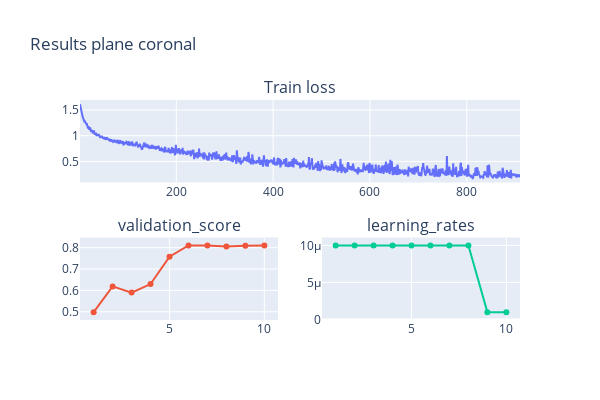

Notebook code cell kept with this figure:
### Code cell
net_utility_coronal.display_results()

### Figure 1 — Plotly figure (JSON) as saved in the notebook; plotly's stock layout.template omitted (floating-point values rounded to 4 significant figures; data arrays with more than 128 entries replaced by an {"elided": "..."} marker saying what was removed)
{"data": [{"name": "Train", "type": "scatter", "x": {"elided": "910 int values"}, "xaxis": "x", "y": {"elided": "910 float values"}, "yaxis": "y"}, {"name": "Validation", "type": "scatter", "x": [1, 2, 3, 4, 5, 6, 7, 8, 9, 10], "xaxis": "x2", "y": [0.4983, 0.6187, 0.5898, 0.6296, 0.7578, 0.8107, 0.8106, 0.8051, 0.8094, 0.8096], "yaxis": "y2"}, {"name": "lr", "type": "scatter", "x": [1, 2, 3, 4, 5, 6, 7, 8, 9, 10], "xaxis": "x3", "y": [1e-05, 1e-05, 1e-05, 1e-05, 1e-05, 1e-05, 1e-05, 1e-05, 1e-06, 1e-06], "yaxis": "y3"}], "layout": {"annotations": [{"font": {"size": 16}, "showarrow": false, "text": "Train loss", "x": 0.5, "xanchor": "center", "xref": "paper", "y": 1, "yanchor": "bottom", "yref": "paper"}, {"font": {"size": 16}, "showarrow": false, "text": "validation_score", "x": 0.225, "xanchor": "center", "xref": "paper", "y": 0.375, "yanchor": "bottom", "yref": "paper"}, {"font": {"size": 16}, "showarrow": false, "text": "learning_rates", "x": 0.775, "xanchor": "center", "xref": "paper", "y": 0.375, "yanchor": "bottom", "yref": "paper"}], "height": 400, "showlegend": false, "title": {"text": "Results plane coronal"}, "width": 600, "xaxis": {"anchor": "y", "domain": [0, 1]}, "xaxis2": {"anchor": "y2", "domain": [0, 0.45]}, "xaxis3": {"anchor": "y3", "domain": [0.55, 1]}, "yaxis": {"anchor": "x", "domain": [0.625, 1]}, "yaxis2": {"anchor": "x2", "domain": [0, 0.375]}, "yaxis3": {"anchor": "x3", "domain": [0, 0.375]}}}
